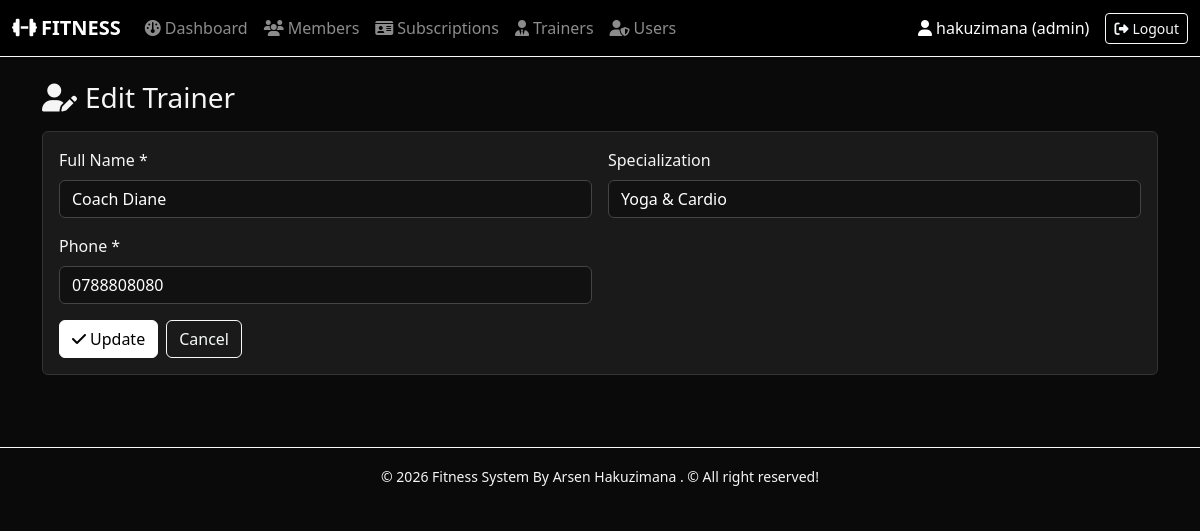
Page /trainers/edit.php?id=2 (signed in) on the committed database.
### tables this page shows
CREATE TABLE IF NOT EXISTS trainers (
    trainer_id INT AUTO_INCREMENT PRIMARY KEY,
    full_name VARCHAR(120) NOT NULL,
    specialization VARCHAR(120),
    phone VARCHAR(30)
);

### trainers/edit.php (the view, shortened to what this page needs)
<?php
require_once __DIR__ . '/../config/database.php';
require_once __DIR__ . '/../includes/header.php';
$id = (int)($_GET['id'] ?? 0);
$stmt = $pdo->prepare("SELECT * FROM trainers WHERE trainer_id = ?");
$stmt->execute([$id]);
$t = $stmt->fetch();
?>
<h3 class="mb-3"><i class="fa-solid fa-user-pen me-2"></i>Edit Trainer</h3>
<div class="card"><div class="card-body">
<form method="post" class="row g-3">
  <div class="col-md-6"><label class="form-label">Full Name *</label>
    <input name="full_name" class="form-control" value="<?= htmlspecialchars($t['full_name']) ?>" required></div>
  <div class="col-md-6"><label class="form-label">Specialization</label>
    <input name="specialization" class="form-control" value="<?= htmlspecialchars($t['specialization']) ?>"></div>
  <div class="col-md-6"><label class="form-label">Phone *</label>
    <input name="phone" class="form-control" value="<?= htmlspecialchars($t['phone']) ?>" required></div>
  <div class="col-12 d-flex gap-2">
    <button class="btn btn-primary"><i class="fa-solid fa-check me-1"></i>Update</button>
    <a href="index.php" class="btn btn-outline-light">Cancel</a>
  </div>
</form>
</div></div>
<?php require_once __DIR__ . '/../includes/footer.php'; ?>

### css/style.css (style rules this page uses)
body { background: var(--bw-black); color: var(--bw-light); font-family: "Segoe UI", system-ui, sans-serif; }
.card { background: var(--bw-dark); border: 1px solid #333; color: var(--bw-light); }
.form-control, .form-select { background:#111; color:#fff; border:1px solid #444; }
.btn-primary { background:#fff; color:#000; border:1px solid #fff; }
a { color:#fff; }

### rows in the picture
trainers: full_name "Coach Diane", specialization "Yoga & Cardio", phone "0788808080"

### other values in the picture
$u['name'] "hakuzimana"
$u['role'] "admin"
